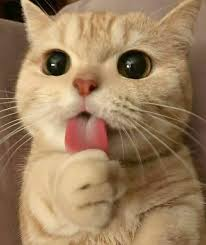
#> input picture Lab 5/cat.jpg, 206 x 245 px
$ jupyter execute Lab5.ipynb   (older library calls are emulated)
#> lines starting #> are read from the running program, lines starting #| are printed output that depends on the picture
[cell 1]
import cv2
import numpy as np
import matplotlib.pyplot as plt

### Task 1

[cell 2]
img = cv2.imread('cat.jpg')
#> img is the input picture: shape (245, 206, 3); mean B, G, R 95, 127.8, 156.5
assert img is not None, "file could not be read, check with os.path.exists()"

img = cv2.cvtColor(img, cv2.COLOR_BGR2RGB)
kernel = np.ones((7,7),np.float32)/49
dst = cv2.filter2D(img,-1,kernel)
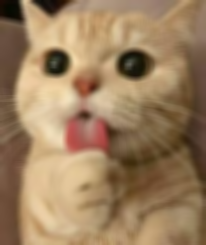
#> dst: shape (245, 206, 3); mean R, G, B 156.5, 127.9, 95

plt.subplot(121),plt.imshow(img),plt.title('Original')
plt.xticks([]), plt.yticks([])
plt.subplot(122),plt.imshow(dst),plt.title('Averaging')
plt.xticks([]), plt.yticks([])
plt.show()
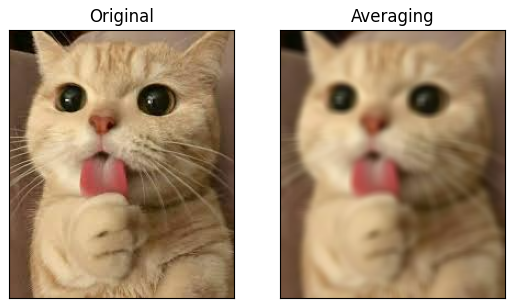
#> figure drawn by matplotlib, 2 panels

### Task 2

[cell 3]
blur = cv2.GaussianBlur(img,(5,5),0)
blur_big = cv2.GaussianBlur(img, (21,21),0)

plt.subplot(131),plt.imshow(img),plt.title('Original')
plt.xticks([]), plt.yticks([])
plt.subplot(132),plt.imshow(blur),plt.title('5x5')
plt.xticks([]), plt.yticks([])
plt.subplot(133),plt.imshow(blur_big),plt.title('21x21')
plt.xticks([]), plt.yticks([])
plt.show()
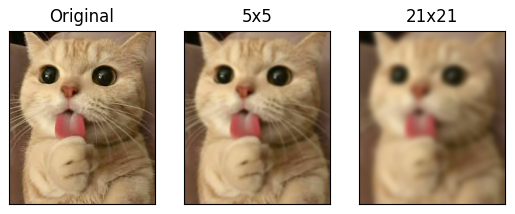
#> figure drawn by matplotlib, 3 panels

### Task 3

[cell 4]
img_float32 = img.astype(np.float32)/ 255.0
lapl_img = cv2.Laplacian(img_float32,cv2.CV_32F)
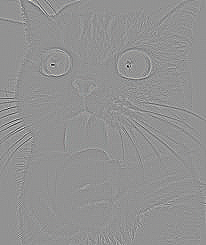
#> lapl_img: shape (245, 206, 3) float32; mean R, G, B 3.62e-05, 3.77e-05, 3.92e-05; drawn with min black and max white
sharpened = np.clip(img_float32 - lapl_img, 0, 1)
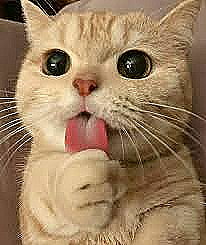
#> sharpened: shape (245, 206, 3) float32; mean R, G, B 0.614, 0.503, 0.376
plt.figure(figsize=(12,4))

plt.subplot(1,3,1)
plt.title("Original")
plt.imshow(img_float32)
plt.axis("off")

plt.subplot(1,3,2)
plt.title("Laplacian")
plt.imshow(lapl_img)
plt.axis("off")

plt.subplot(1,3,3)
plt.title("Sharpened")
plt.imshow(sharpened)
plt.axis("off")

plt.show()
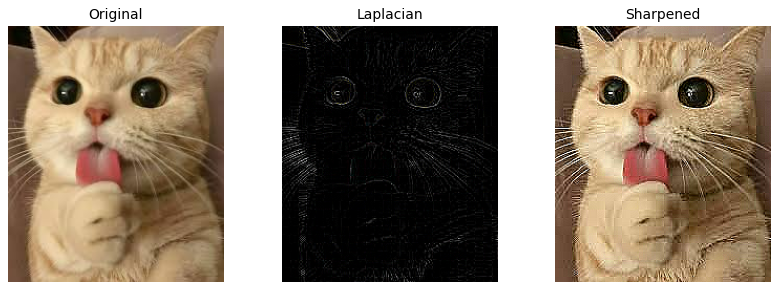
#> figure drawn by matplotlib, 3 panels
